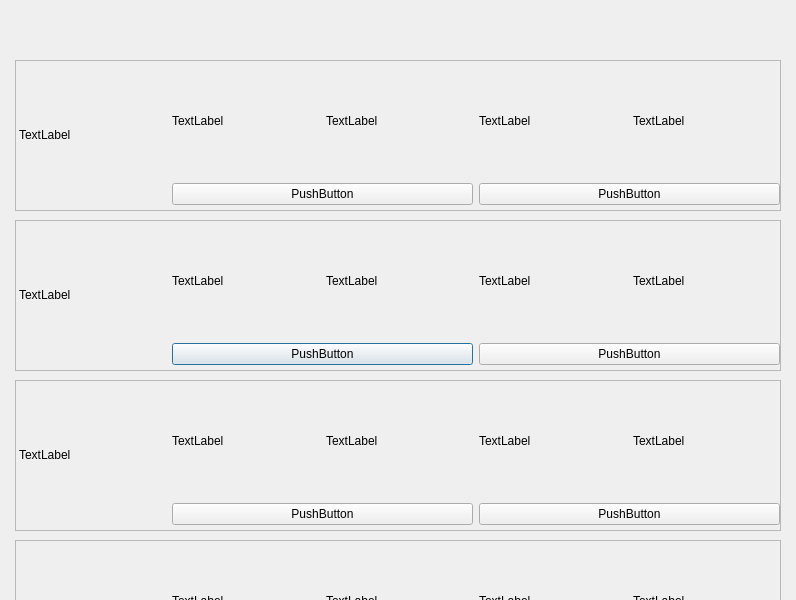
<?xml version="1.0" encoding="UTF-8"?>
<ui version="4.0">
    <class>warden_view</class>
    <widget class="QDialog" name="warden_view">
        <property name="geometry">
            <rect>
                <x>0</x>
                <y>0</y>
                <width>796</width>
                <height>600</height>
            </rect>
        </property>
        <property name="windowTitle">
            <string>MainWindow</string>
        </property>
        <widget class="QWidget" name="centralwidget">
            <widget class="QFrame" name="frame">
                <property name="geometry">
                    <rect>
                        <x>15</x>
                        <y>220</y>
                        <width>766</width>
                        <height>151</height>
                    </rect>
                </property>
                <property name="frameShape">
                    <enum>QFrame::StyledPanel</enum>
                </property>
                <property name="frameShadow">
                    <enum>QFrame::Raised</enum>
                </property>
                <widget class="QWidget" name="gridLayoutWidget">
                    <property name="geometry">
                        <rect>
                            <x>4</x>
                            <y>4</y>
                            <width>761</width>
                            <height>141</height>
                        </rect>
                    </property>
                    <layout class="QGridLayout" name="gridLayout">
                        <item row="0" column="0" rowspan="2">
                            <widget class="QLabel" name="profile_img">
                                <property name="text">
                                    <string>TextLabel</string>
                                </property>
                            </widget>
                        </item>
                        <item row="0" column="1">
                            <widget class="QLabel" name="label_3">
                                <property name="text">
                                    <string>TextLabel</string>
                                </property>
                            </widget>
                        </item>
                        <item row="0" column="3">
                            <widget class="QLabel" name="label_4">
                                <property name="text">
                                    <string>TextLabel</string>
                                </property>
                            </widget>
                        </item>
                        <item row="0" column="2">
                            <widget class="QLabel" name="label_2">
                                <property name="text">
                                    <string>TextLabel</string>
                                </property>
                            </widget>
                        </item>
                        <item row="0" column="4">
                            <widget class="QLabel" name="label_5">
                                <property name="text">
                                    <string>TextLabel</string>
                                </property>
                            </widget>
                        </item>
                        <item row="1" column="1" colspan="2">
                            <widget class="QPushButton" name="pushButton_2">
                                <property name="text">
                                    <string>PushButton</string>
                                </property>
                            </widget>
                        </item>
                        <item row="1" column="3" colspan="2">
                            <widget class="QPushButton" name="pushButton">
                                <property name="text">
                                    <string>PushButton</string>
                                </property>
                            </widget>
                        </item>
                    </layout>
                </widget>
            </widget>
            <widget class="QFrame" name="frame_2">
                <property name="geometry">
                    <rect>
                        <x>15</x>
                        <y>380</y>
                        <width>766</width>
                        <height>151</height>
                    </rect>
                </property>
                <property name="frameShape">
                    <enum>QFrame::StyledPanel</enum>
                </property>
                <property name="frameShadow">
                    <enum>QFrame::Raised</enum>
                </property>
                <widget class="QWidget" name="gridLayoutWidget_2">
                    <property name="geometry">
                        <rect>
                            <x>4</x>
                            <y>4</y>
                            <width>761</width>
                            <height>141</height>
                        </rect>
                    </property>
                    <layout class="QGridLayout" name="gridLayout_2">
                        <item row="0" column="0" rowspan="2">
                            <widget class="QLabel" name="profile_img_2">
                                <property name="text">
                                    <string>TextLabel</string>
                                </property>
                            </widget>
                        </item>
                        <item row="0" column="1">
                            <widget class="QLabel" name="label_6">
                                <property name="text">
                                    <string>TextLabel</string>
                                </property>
                            </widget>
                        </item>
                        <item row="0" column="3">
                            <widget class="QLabel" name="label_7">
                                <property name="text">
                                    <string>TextLabel</string>
                                </property>
                            </widget>
                        </item>
                        <item row="0" column="2">
                            <widget class="QLabel" name="label_8">
                                <property name="text">
                                    <string>TextLabel</string>
                                </property>
                            </widget>
                        </item>
                        <item row="0" column="4">
                            <widget class="QLabel" name="label_9">
                                <property name="text">
                                    <string>TextLabel</string>
                                </property>
                            </widget>
                        </item>
                        <item row="1" column="1" colspan="2">
                            <widget class="QPushButton" name="pushButton_3">
                                <property name="text">
                                    <string>PushButton</string>
                                </property>
                            </widget>
                        </item>
                        <item row="1" column="3" colspan="2">
                            <widget class="QPushButton" name="pushButton_4">
                                <property name="text">
                                    <string>PushButton</string>
                                </property>
                            </widget>
                        </item>
                    </layout>
                </widget>
            </widget>
            <widget class="QFrame" name="frame_3">
                <property name="geometry">
                    <rect>
                        <x>15</x>
                        <y>60</y>
                        <width>766</width>
                        <height>151</height>
                    </rect>
                </property>
                <property name="frameShape">
                    <enum>QFrame::StyledPanel</enum>
                </property>
                <property name="frameShadow">
                    <enum>QFrame::Raised</enum>
                </property>
                <widget class="QWidget" name="gridLayoutWidget_4">
                    <property name="geometry">
                        <rect>
                            <x>4</x>
                            <y>4</y>
                            <width>761</width>
                            <height>141</height>
                        </rect>
                    </property>
                    <layout class="QGridLayout" name="gridLayout_4">
                        <item row="0" column="0" rowspan="2">
                            <widget class="QLabel" name="profile_img_4">
                                <property name="text">
                                    <string>TextLabel</string>
                                </property>
                            </widget>
                        </item>
                        <item row="0" column="1">
                            <widget class="QLabel" name="label_14">
                                <property name="text">
                                    <string>TextLabel</string>
                                </property>
                            </widget>
                        </item>
                        <item row="0" column="3">
                            <widget class="QLabel" name="label_15">
                                <property name="text">
                                    <string>TextLabel</string>
                                </property>
                            </widget>
                        </item>
                        <item row="0" column="2">
                            <widget class="QLabel" name="label_16">
                                <property name="text">
                                    <string>TextLabel</string>
                                </property>
                            </widget>
                        </item>
                        <item row="0" column="4">
                            <widget class="QLabel" name="label_17">
                                <property name="text">
                                    <string>TextLabel</string>
                                </property>
                            </widget>
                        </item>
                        <item row="1" column="1" colspan="2">
                            <widget class="QPushButton" name="pushButton_7">
                                <property name="text">
                                    <string>PushButton</string>
                                </property>
                            </widget>
                        </item>
                        <item row="1" column="3" colspan="2">
                            <widget class="QPushButton" name="pushButton_8">
                                <property name="text">
                                    <string>PushButton</string>
                                </property>
                            </widget>
                        </item>
                    </layout>
                </widget>
            </widget>
            <widget class="QFrame" name="frame_4">
                <property name="geometry">
                    <rect>
                        <x>15</x>
                        <y>540</y>
                        <width>766</width>
                        <height>151</height>
                    </rect>
                </property>
                <property name="frameShape">
                    <enum>QFrame::StyledPanel</enum>
                </property>
                <property name="frameShadow">
                    <enum>QFrame::Raised</enum>
                </property>
                <widget class="QWidget" name="gridLayoutWidget_8">
                    <property name="geometry">
                        <rect>
                            <x>4</x>
                            <y>4</y>
                            <width>761</width>
                            <height>141</height>
                        </rect>
                    </property>
                    <layout class="QGridLayout" name="gridLayout_8">
                        <item row="0" column="0" rowspan="2">
                            <widget class="QLabel" name="profile_img_8">
                                <property name="text">
                                    <string>TextLabel</string>
                                </property>
                            </widget>
                        </item>
                        <item row="0" column="1">
                            <widget class="QLabel" name="label_30">
                                <property name="text">
                                    <string>TextLabel</string>
                                </property>
                            </widget>
                        </item>
                        <item row="0" column="3">
                            <widget class="QLabel" name="label_31">
                                <property name="text">
                                    <string>TextLabel</string>
                                </property>
                            </widget>
                        </item>
                        <item row="0" column="2">
                            <widget class="QLabel" name="label_32">
                                <property name="text">
                                    <string>TextLabel</string>
                                </property>
                            </widget>
                        </item>
                        <item row="0" column="4">
                            <widget class="QLabel" name="label_33">
                                <property name="text">
                                    <string>TextLabel</string>
                                </property>
                            </widget>
                        </item>
                        <item row="1" column="1" colspan="2">
                            <widget class="QPushButton" name="pushButton_15">
                                <property name="text">
                                    <string>PushButton</string>
                                </property>
                            </widget>
                        </item>
                        <item row="1" column="3" colspan="2">
                            <widget class="QPushButton" name="pushButton_16">
                                <property name="text">
                                    <string>PushButton</string>
                                </property>
                            </widget>
                        </item>
                    </layout>
                </widget>
            </widget>
        </widget>
    </widget>
    <resources />
    <connections />
</ui>
